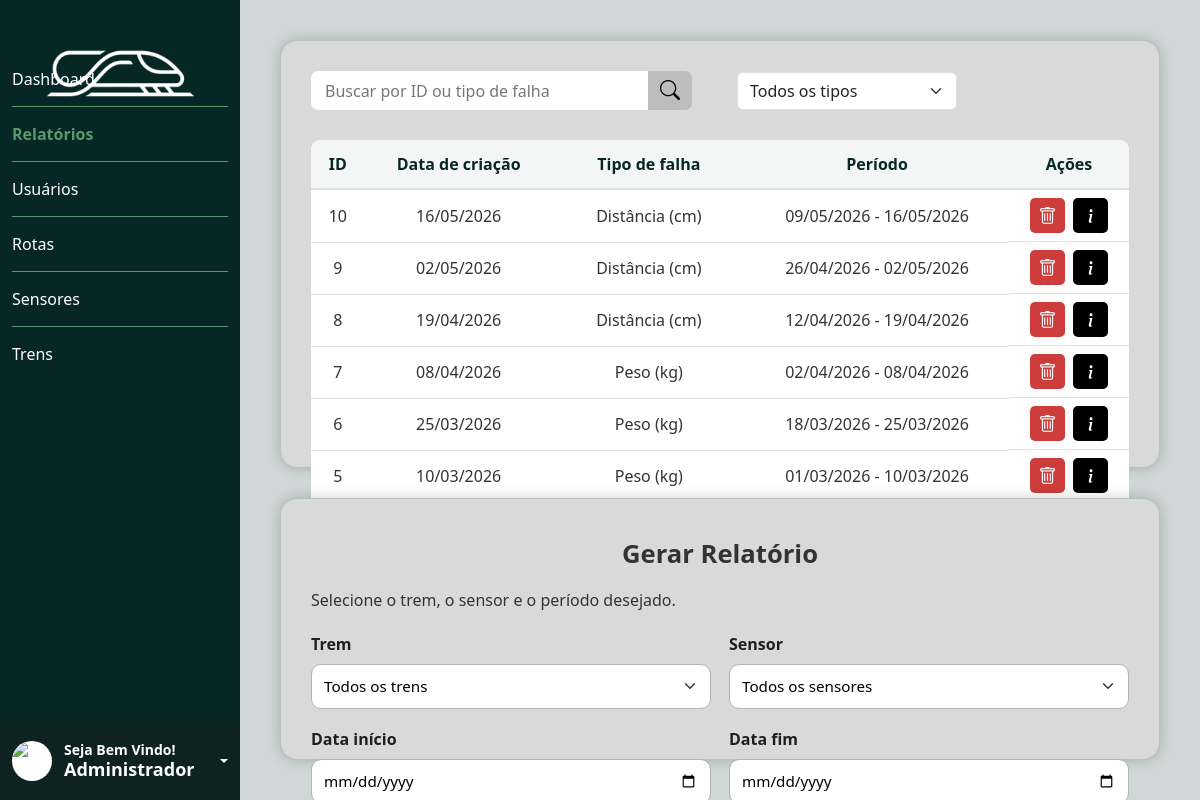
The app's page /public/tela_relatorios.php (signed in) with its own data.
### tables this page shows
CREATE TABLE relatorio (
    relatorio_id INT AUTO_INCREMENT PRIMARY KEY,
    data_relatorio DATE NOT NULL,
    data_inicio DATE NULL,
    data_fim DATE NULL,
    falha_id INT,
    FOREIGN KEY (falha_id) REFERENCES falha(falha_id)
);

CREATE TABLE sensores (
    sensor_id INT AUTO_INCREMENT PRIMARY KEY,
    nome_sensor VARCHAR(155) NOT NULL,
    localizacao VARCHAR(155) NOT NULL,
    tipo_dado VARCHAR(155) NOT NULL,
    status VARCHAR(20) NOT NULL DEFAULT 'Ativo'
);

### public/validar_acesso.php (called while the page is built, shortened)
<?php
include_once __DIR__ . '/../infra/conexao.php';
$usuarioCargoId = 0;
$sqlCargo = 'SELECT cargo_id FROM usuarios WHERE usuario_id = ? LIMIT 1';
$stmtCargo = mysqli_prepare($conexao, $sqlCargo);
if ($stmtCargo) {
    mysqli_stmt_bind_param($stmtCargo, 'i', $_SESSION['usuario_id']);
    if (mysqli_stmt_execute($stmtCargo)) {
        $resultadoCargo = mysqli_stmt_get_result($stmtCargo);
        $usuarioCargo = $resultadoCargo ? mysqli_fetch_assoc($resultadoCargo) : null;
        $cargoId = filter_var($usuarioCargo['cargo_id'] ?? null, FILTER_VALIDATE_INT);
        if ($cargoId !== false && in_array($cargoId, [1, 2], true)) {
            $usuarioCargoId = $cargoId;
        }
    } else {
        error_log('Erro ao consultar permissão do usuário: ' . mysqli_stmt_error($stmtCargo));
    }
} else {
    error_log('Erro ao preparar consulta de permissão: ' . mysqli_error($conexao));
}
$usuarioEhAdministrador = ((int)$usuarioCargoId === 1);
?>

### public/tela_relatorios.php (the view, shortened to what this page needs)
<?php
include __DIR__ . '/validar_acesso.php';
$usuarioNome = $_SESSION['usuario_nome'] ?? 'Usuário';
function formatarDataRelatorio(string $valor): string
{
    $data = DateTime::createFromFormat('Y-m-d', $valor);
    return $data->format('d/m/Y');
}
function formatarPeriodoRelatorio(?string $inicio, ?string $fim): string
{
    $inicioFormatado = $inicio ? formatarDataRelatorio($inicio) : '';
    $fimFormatado = $fim ? formatarDataRelatorio($fim) : '';
    return $inicioFormatado . ' - ' . $fimFormatado;
}
$termoBusca = trim((string) ($_GET['buscar_relatorio'] ?? ''));
$tipoFiltro = trim((string) ($_GET['tipo_relatorio'] ?? 'todos'));
$sqlRelatorios = "
    SELECT r.relatorio_id, r.data_relatorio, r.data_inicio, r.data_fim,
           s.tipo_dado, t.nome_trem, f.falha_id
    FROM relatorio r
    INNER JOIN falha f ON f.falha_id = r.falha_id
    INNER JOIN sensores s ON s.sensor_id = f.sensor_id
    INNER JOIN trens t ON t.trem_id = f.trem_id
";
$sqlRelatorios .= ' ORDER BY r.data_relatorio DESC, r.relatorio_id DESC';
$resultadoRelatorios = mysqli_query($conexao, $sqlRelatorios);
if (!$resultadoRelatorios) {
    error_log('Erro ao consultar relatórios: ' . mysqli_error($conexao));
    $relatorios = [];
} else {
    $relatorios = mysqli_fetch_all($resultadoRelatorios, MYSQLI_ASSOC);
}
?>
<!DOCTYPE html>
<html lang="pt-br">
<head>
    <link href="https://cdn.jsdelivr.net/npm/bootstrap@5.3.8/dist/css/bootstrap.min.css" rel="stylesheet">
    <link rel="stylesheet" href="https://cdn.jsdelivr.net/npm/bootstrap-icons@1.11.3/font/bootstrap-icons.min.css">
    <link rel="stylesheet" href="../assets/style/style.css">
</head>
<body data-is-admin="<?= $usuarioEhAdministrador ? '1' : '0'; ?>">
    <main>
        <nav class="nav1">
            <img src="../assets/img/logo.svg" alt="logo" class="logo">
            <ul class="ul1">
                <li class="lista1" id="li1"><a href="dashboard.php" class="lista1">Dashboard</a></li>
                <li class="lista" id="li1"><a href="tela_relatorios.php" class="lista">Relatórios</a></li>
                <hr class="hr1 opacity-100">
                <?php if ($usuarioEhAdministrador): ?>
                    <li class="lista1" id="li1"><a href="tela_cadastro_user.php" class="lista1">Usuários</a></li>
                    <hr class="hr1 opacity-100">
                <?php endif; ?>
                <li class="lista1" id="li1"><a href="tela_rotas.php" class="lista1">Rotas</a></li>
                <hr class="hr1 opacity-100">
                <li class="lista1" id="li1"><a href="tela_sensores.php" class="lista1">Sensores</a></li>
                <hr class="hr1 opacity-100">
                <li class="lista1" id="li1"><a href="tela_trens.php" class="lista1">Trens</a></li>
            </ul>
            <div class="dropdown">
                <div class="box_usuario dropdown-toggle" data-bs-toggle="dropdown" aria-expanded="false" role="button">
                    <div class="img_usuario">
                        <img src="../assets/img/usuario.png" alt="usuario" class="img-fluid">
                    </div>
                    <div class="h3">
                        <h3 class="h3_1">Seja Bem Vindo!</h3>
                        <h3 class="h3_2"><?php echo htmlspecialchars($usuarioNome); ?></h3>
                    </div>
                </div>
            </div>
        </nav>
     <section class="conteudo conteudo-relatorios">
            <div class="card_relatorios">
                <form method="get" action="tela_relatorios.php" class="barra_busca">
                    <div class="barra_busca_filtro">
                        <div class="input-group dashboard-busca">
                            <input id="input_busca_relatorio" name="buscar_relatorio" type="search" class="form-control dashboard-input" value="<?= htmlspecialchars($termoBusca, ENT_QUOTES, 'UTF-8'); ?>" placeholder="Buscar por ID ou tipo de falha" aria-label="Buscar por ID ou tipo de falha">
                            <button id="btn_busca_relatorio" class="btn dashboard-btn-busca" type="submit" aria-label="Buscar">
                                <i class="bi bi-search"></i>
                            </button>
                        </div>
                        <div class="filtro_busca">
                            <select id="filtro_tipo_relatorio" name="tipo_relatorio" class="form-select filtro_busca_select" aria-label="Filtrar por tipo de sensor">
                                <option value="todos" <?= ($tipoFiltro === 'todos' || $tipoFiltro === '') ? 'selected' : ''; ?>>Todos os tipos</option>
                            </select>
                        </div>
                    </div>
                </form>
                <div class="table-responsive relatorios-tabela-container">
                    <table class="table relatorios-table mb-0">
                        <thead>
                            <tr>
                                <th scope="col">ID</th>
                                <th scope="col">Data de criação</th>
                                <th scope="col">Tipo de falha</th>
                                <th scope="col">Período</th>
                                <th scope="col">Ações</th>
                            </tr>
                        </thead>
                        <tbody id="tbody_relatorios">
                            <?php if (empty($relatorios)): ?>
                                <tr><td colspan="5" class="text-center text-muted">Nenhum relatório encontrado para os filtros selecionados.</td></tr>
                            <?php else: ?>
                                <?php foreach ($relatorios as $relatorio): ?>
                                    <tr data-relatorio="true"
                                        data-relatorio-id="<?= (int) ($relatorio['relatorio_id'] ?? 0); ?>"
                                        data-relatorio-falha-id="<?= (int) ($relatorio['falha_id'] ?? 0); ?>"
                                        data-relatorio-data="<?= htmlspecialchars((string) ($relatorio['data_relatorio'] ?? ''), ENT_QUOTES, 'UTF-8'); ?>"
                                        data-relatorio-tipo="<?= htmlspecialchars((string) ($relatorio['tipo_dado'] ?? ''), ENT_QUOTES, 'UTF-8'); ?>"
                                        data-relatorio-inicio="<?= htmlspecialchars((string) ($relatorio['data_inicio'] ?? ''), ENT_QUOTES, 'UTF-8'); ?>"
                                        data-relatorio-fim="<?= htmlspecialchars((string) ($relatorio['data_fim'] ?? ''), ENT_QUOTES, 'UTF-8'); ?>"
                                        data-relatorio-falha="<?= htmlspecialchars('Falha #' . ($relatorio['falha_id'] ?? ''), ENT_QUOTES, 'UTF-8'); ?>">
                                        <td><?= (int) ($relatorio['relatorio_id'] ?? 0); ?></td>
                                        <td><?= formatarDataRelatorio((string) ($relatorio['data_relatorio'] ?? '')); ?></td>
                                        <td><?= htmlspecialchars((string) ($relatorio['tipo_dado'] ?? 'Tipo de falha'), ENT_QUOTES, 'UTF-8'); ?></td>
                                        <td><?= formatarPeriodoRelatorio((string) ($relatorio['data_inicio'] ?? ''), (string) ($relatorio['data_fim'] ?? '')); ?></td>
                                        <td class="acoes-relatorio">
                                            <?php if ($usuarioEhAdministrador): ?>
                                                <button type="button" class="btn_delete" data-relatorio-excluir="<?= (int) ($relatorio['relatorio_id'] ?? 0); ?>" aria-label="Excluir relatório">
                                                    <i class="bi bi-trash"></i>
                                                </button>
                                            <?php endif; ?>
                                            <button type="button" class="trens-card-acao" data-relatorio-detalhes="<?= (int) ($relatorio['relatorio_id'] ?? 0); ?>" data-bs-toggle="modal" data-bs-target="#modal_detalhes_relatorio" aria-label="Detalhes do relatório">
                                                <i class="bi bi-info-lg"></i>
                                            </button>
                                        </td>
                                    </tr>
                                <?php endforeach; ?>
                            <?php endif; ?>
                        </tbody>
                    </table>
                </div>
            </div>
            <div class="card_gerar_relatorios">
                <h5 class="card-title">Gerar Relatório</h5>
                <p class="card-text">Selecione o trem, o sensor e o período desejado.</p>
                <form id="form_relatorio">
                    <div class="form-relatorio-row">
                        <div class="form-relatorio-group">
                            <label for="relatorio_trem">Trem</label>
                            <select id="relatorio_trem" class="form-select input-relatorio" required>
                                <option value="todos" selected>Todos os trens</option>
                            </select>
                        </div>
                        <div class="form-relatorio-group">
                            <label for="relatorio_sensor">Sensor</label>
                            <select id="relatorio_sensor" class="form-select input-relatorio" required>
                                <option value="todos" selected>Todos os sensores</option>
                            </select>
                        </div>
                    </div>
                    <div class="form-relatorio-row">
                        <div class="form-relatorio-group">
                            <label for="relatorio_data_inicio">Data início</label>
                            <input type="date" id="relatorio_data_inicio" name="relatorio_data_inicio" class="form-control input-relatorio" required>
                        </div>
                        <div class="form-relatorio-group">
                            <label for="relatorio_data_fim">Data fim</label>
                            <input type="date" id="relatorio_data_fim" name="relatorio_data_fim" class="form-control input-relatorio" required>
                        </div>
                    </div>
                </form>
            </div>
        </section>
    </main>
</body>
</html>

### records on screen
relatorio: relatorio_id "10", data_relatorio "16/05/2026", sensores.tipo_dado "Distância (cm)", data_inicio+data_fim "09/05/2026 - 16/05/2026"
relatorio: relatorio_id "9", data_relatorio "02/05/2026", sensores.tipo_dado "Distância (cm)", data_inicio+data_fim "26/04/2026 - 02/05/2026"
relatorio: relatorio_id "8", data_relatorio "19/04/2026", sensores.tipo_dado "Distância (cm)", data_inicio+data_fim "12/04/2026 - 19/04/2026"
relatorio: relatorio_id "7", data_relatorio "08/04/2026", sensores.tipo_dado "Peso (kg)", data_inicio+data_fim "02/04/2026 - 08/04/2026"
relatorio: relatorio_id "6", data_relatorio "25/03/2026", sensores.tipo_dado "Peso (kg)", data_inicio+data_fim "18/03/2026 - 25/03/2026"
relatorio: relatorio_id "5", data_relatorio "10/03/2026", sensores.tipo_dado "Peso (kg)", data_inicio+data_fim "01/03/2026 - 10/03/2026"

### other values on screen
$usuarioNome "Administrador"
